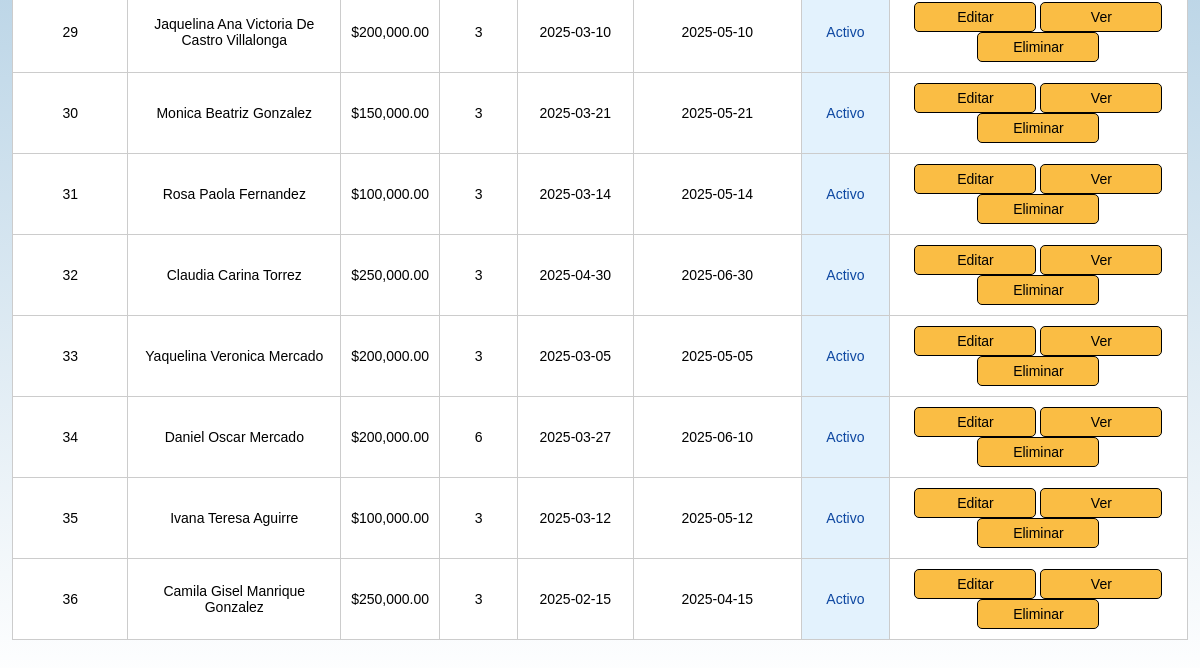
The app's page /src/modules/creditos/index_creditos.php (lower part), older data.
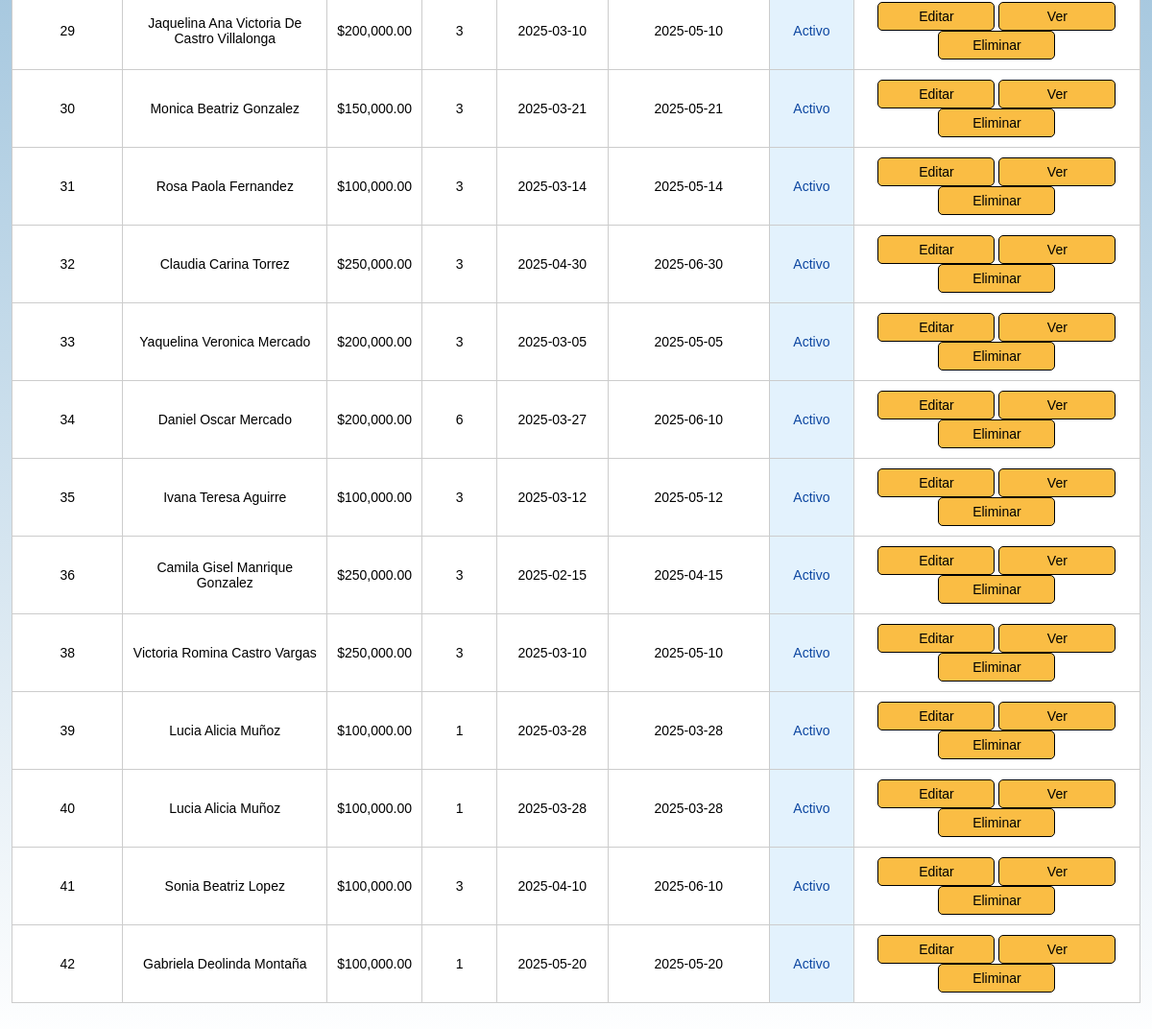
The same page, newer data.
### tables this page shows
CREATE TABLE `creditos` (
  `id` int(10) UNSIGNED NOT NULL,
  `cliente_id` int(10) UNSIGNED NOT NULL,
  `monto` decimal(10,2) NOT NULL,
  `monto_total` decimal(10,2) NOT NULL,
  `monto_cuota` decimal(10,2) NOT NULL,
  `cuotas` int(10) NOT NULL,
  `fecha_inicio` date NOT NULL,
  `fecha_vencimiento` date NOT NULL,
  `estado` enum('Activo','Vencido','Pagado') NOT NULL,
  `frecuencia` enum('mensual','quincenal','semanal') NOT NULL
);

CREATE TABLE `clientes` (
  `id_cliente` int(10) UNSIGNED NOT NULL,
  `nombre` text NOT NULL,
  `apellido` text NOT NULL,
  `dni` varchar(20) NOT NULL,
  `domicilio` varchar(100) NOT NULL,
  `telefono` varchar(20) NOT NULL,
  `estado` enum('Activo','Deudor','Inactivo') NOT NULL
);

### src/modules/creditos/index_creditos.php (the view, shortened to what this page needs)
<?php
require_once '../../config/database.php';
$query = "SELECT c.id, cl.nombre, cl.apellido, c.monto, c.cuotas, c.fecha_inicio, c.fecha_vencimiento, c.estado
          FROM creditos c
          INNER JOIN clientes cl ON c.cliente_id = cl.id_cliente";
$result = $conn->query($query);
function obtenerEstadoCredito($conn, $credito_id, $credito_cuotas)
{
    $query_pagadas = "SELECT COUNT(*) as cuotas_pagadas FROM pagos
                     WHERE id_credito = $credito_id AND estado = 'Pagado'
                     GROUP BY nro_cuota";
    $result_pagadas = $conn->query($query_pagadas);
    $cuotas_pagadas = $result_pagadas ? $result_pagadas->num_rows : 0;
    if ($cuotas_pagadas >= $credito_cuotas) {
        return "Cancelado";
    }
    $hoy = date('Y-m-d');
    $query_mora = "SELECT * FROM pagos
                  WHERE id_credito = $credito_id
                  AND fecha_vencimiento < '$hoy'
                  AND estado = 'Impago'
                  LIMIT 1";
    $result_mora = $conn->query($query_mora);
    return "Activo";
}
?>
<!DOCTYPE html>
<html lang="es">
<head>
    <link rel="stylesheet" href="../../../style/style.css">
</head>
<body>
    <table border="1" cellpadding="10" cellspacing="0">
        <tbody>
            <?php if ($result && $result->num_rows > 0): ?>
                <?php while ($credito = $result->fetch_assoc()):
                    $estado_real = obtenerEstadoCredito($conn, $credito['id'], $credito['cuotas']);
                    $clase_estado = '';
                    switch ($estado_real) {
                        case 'Cancelado':
                            $clase_estado = 'estado-cancelado';
                            break;
                        case 'Activo':
                            $clase_estado = 'estado-activo';
                            break;
                    }
                ?>
                    <tr>
                        <td><?php echo $credito['id']; ?></td>
                        <td><?php echo $credito['nombre'] . ' ' . $credito['apellido']; ?></td>
                        <td>$<?php echo number_format($credito['monto'], 2); ?></td>
                        <td><?php echo $credito['cuotas']; ?></td>
                        <td><?php echo $credito['fecha_inicio']; ?></td>
                        <td><?php echo $credito['fecha_vencimiento']; ?></td>
                        <td class="<?php echo $clase_estado; ?>"><?php echo $estado_real; ?></td>
                        <td>
                            <a href="editar_credito.php?id=<?php echo $credito['id']; ?>">Editar</a>
                            <a href="detalle_credito.php?id=<?php echo $credito['id']; ?>">Ver</a>
                            <a href="eliminar_credito.php?id=<?= $credito['id'] ?>" onclick="return confirm('¿Eliminar crédito?')">Eliminar</a>
                        </td>
                    </tr>
                <?php endwhile; ?>
            <?php else: ?>
                <tr>
                    <td colspan="8">No se encontraron créditos.</td>
                </tr>
            <?php endif; ?>
        </tbody>
    </table>
</body>
</html>

Row changes from the older to the newer data that the page shows:
added creditos: id "38", cliente.nombre "Victoria Romina", cliente.apellido "Castro Vargas", monto "250,000.00", cuotas "3", fecha_inicio "2025-03-10", fecha_vencimiento "2025-05-10", estado_real "Activo"
added creditos: id "39", cliente.nombre "Lucia Alicia", cliente.apellido "Muñoz", monto "100,000.00", cuotas "1", fecha_inicio "2025-03-28", fecha_vencimiento "2025-03-28", estado_real "Activo"
added creditos: id "40", cliente.nombre "Lucia Alicia", cliente.apellido "Muñoz", monto "100,000.00", cuotas "1", fecha_inicio "2025-03-28", fecha_vencimiento "2025-03-28", estado_real "Activo"
added creditos: id "41", cliente.nombre "Sonia Beatriz", cliente.apellido "Lopez", monto "100,000.00", cuotas "3", fecha_inicio "2025-04-10", fecha_vencimiento "2025-06-10", estado_real "Activo"
added creditos: id "42", cliente.nombre "Gabriela Deolinda", cliente.apellido "Montaña", monto "100,000.00", cuotas "1", fecha_inicio "2025-05-20", fecha_vencimiento "2025-05-20", estado_real "Activo"
